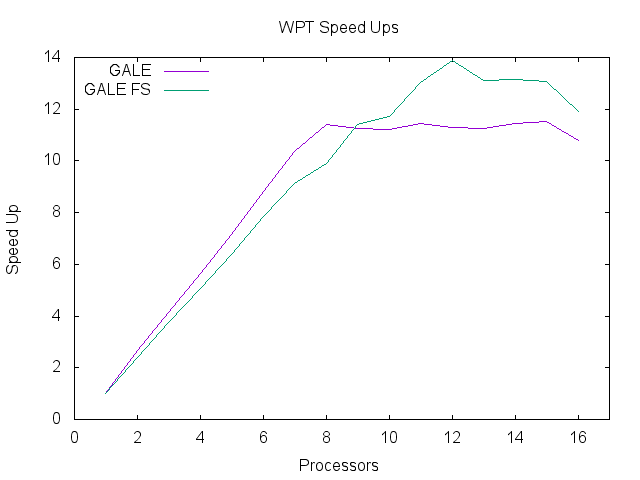

Here is the gnuplot script that generated this plot:
# For PNG
set terminal png
set output "wpt_speedups.png"

set title "WPT Speed Ups"
set xlabel " Processors "
set ylabel " Speed Up "

set xrange [0:17]
set datafile separator ","
set key left top

plot "wpt_consolidated.csv" u 1:4 title 'GALE' with lines, \
	 "wpt_consolidated.csv" u 1:7 title 'GALE FS' with lines